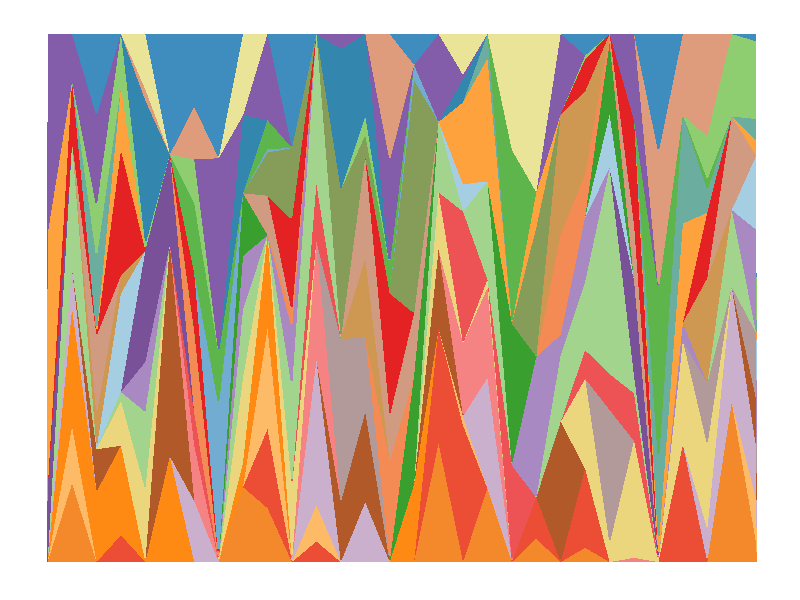

Write R code to recreate this figure.
set.seed(345)
library(ggplot2)
library(RColorBrewer)
ngroup=30
names=paste("G_",seq(1,ngroup),sep="")
DAT=data.frame()

# zeile angepasst 33
for(i in seq(1:30)){
  data=data.frame( matrix(0, ngroup , 3))
  data[,1]=i
  data[,2]=sample(names, nrow(data))
  data[,3]=prop.table(sample( c(rep(0,100),c(1:ngroup)) ,nrow(data)))
  DAT=rbind(DAT,data)
}
colnames(DAT)=c("Year","Group","Value")
DAT=DAT[order( DAT$Year, DAT$Group) , ]


coul = brewer.pal(12, "Paired") 
coul = colorRampPalette(coul)(ngroup)
coul=coul[sample(c(1:length(coul)) , size=length(coul) ) ]

ggplot(DAT, aes(x=Year, y=Value, fill=Group )) + 
  geom_area(alpha=1  )+
  theme_bw() +
  #scale_fill_brewer(colour="red", breaks=rev(levels(DAT$Group)))+
  scale_fill_manual(values = coul)+
  theme(
    text = element_blank(),
    line = element_blank(),
    title = element_blank(),
    legend.position="none",
    panel.border = element_blank(),
    panel.background = element_blank())
